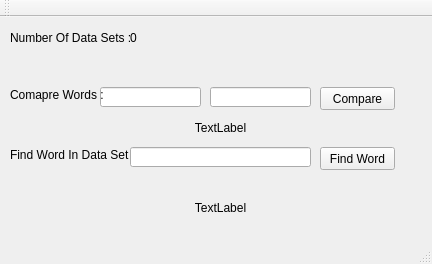
<?xml version="1.0" encoding="UTF-8"?>
<ui version="4.0">
 <class>MainWindow</class>
 <widget class="QMainWindow" name="MainWindow">
  <property name="geometry">
   <rect>
    <x>0</x>
    <y>0</y>
    <width>432</width>
    <height>264</height>
   </rect>
  </property>
  <property name="windowTitle">
   <string>MainWindow</string>
  </property>
  <widget class="QWidget" name="centralWidget">
   <widget class="QLabel" name="label">
    <property name="geometry">
     <rect>
      <x>10</x>
      <y>10</y>
      <width>121</width>
      <height>21</height>
     </rect>
    </property>
    <property name="text">
     <string>Number Of Data Sets : </string>
    </property>
   </widget>
   <widget class="QLabel" name="setCountLabel">
    <property name="geometry">
     <rect>
      <x>130</x>
      <y>10</y>
      <width>21</width>
      <height>21</height>
     </rect>
    </property>
    <property name="text">
     <string>0</string>
    </property>
   </widget>
   <widget class="QLineEdit" name="compareOne">
    <property name="geometry">
     <rect>
      <x>100</x>
      <y>70</y>
      <width>101</width>
      <height>20</height>
     </rect>
    </property>
   </widget>
   <widget class="QLabel" name="label_2">
    <property name="geometry">
     <rect>
      <x>10</x>
      <y>70</y>
      <width>101</width>
      <height>16</height>
     </rect>
    </property>
    <property name="text">
     <string>Comapre Words : </string>
    </property>
   </widget>
   <widget class="QLineEdit" name="compareTwo">
    <property name="geometry">
     <rect>
      <x>210</x>
      <y>70</y>
      <width>101</width>
      <height>20</height>
     </rect>
    </property>
   </widget>
   <widget class="QPushButton" name="comapreWords">
    <property name="geometry">
     <rect>
      <x>320</x>
      <y>70</y>
      <width>75</width>
      <height>23</height>
     </rect>
    </property>
    <property name="text">
     <string>Compare</string>
    </property>
   </widget>
   <widget class="QLabel" name="label_3">
    <property name="geometry">
     <rect>
      <x>10</x>
      <y>130</y>
      <width>121</width>
      <height>16</height>
     </rect>
    </property>
    <property name="text">
     <string>Find Word In Data Set : </string>
    </property>
   </widget>
   <widget class="QLineEdit" name="dataSetSearch">
    <property name="geometry">
     <rect>
      <x>130</x>
      <y>130</y>
      <width>181</width>
      <height>20</height>
     </rect>
    </property>
   </widget>
   <widget class="QPushButton" name="pushButton">
    <property name="geometry">
     <rect>
      <x>320</x>
      <y>130</y>
      <width>75</width>
      <height>23</height>
     </rect>
    </property>
    <property name="text">
     <string>Find Word</string>
    </property>
   </widget>
   <widget class="QLabel" name="searchResult">
    <property name="enabled">
     <bool>true</bool>
    </property>
    <property name="geometry">
     <rect>
      <x>110</x>
      <y>170</y>
      <width>221</width>
      <height>41</height>
     </rect>
    </property>
    <property name="text">
     <string>TextLabel</string>
    </property>
    <property name="alignment">
     <set>Qt::AlignCenter</set>
    </property>
   </widget>
   <widget class="QLabel" name="compareResult">
    <property name="geometry">
     <rect>
      <x>160</x>
      <y>100</y>
      <width>121</width>
      <height>21</height>
     </rect>
    </property>
    <property name="text">
     <string>TextLabel</string>
    </property>
    <property name="alignment">
     <set>Qt::AlignCenter</set>
    </property>
   </widget>
  </widget>
  <widget class="QMenuBar" name="menuBar">
   <property name="geometry">
    <rect>
     <x>0</x>
     <y>0</y>
     <width>432</width>
     <height>21</height>
    </rect>
   </property>
  </widget>
  <widget class="QToolBar" name="mainToolBar">
   <attribute name="toolBarArea">
    <enum>TopToolBarArea</enum>
   </attribute>
   <attribute name="toolBarBreak">
    <bool>false</bool>
   </attribute>
  </widget>
  <widget class="QStatusBar" name="statusBar"/>
 </widget>
 <layoutdefault spacing="6" margin="11"/>
 <resources/>
 <connections/>
</ui>
